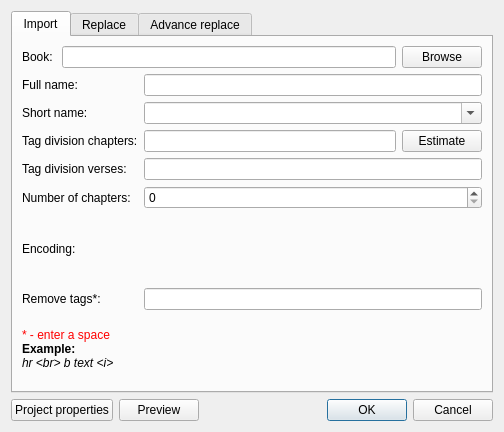
<?xml version="1.0" encoding="UTF-8"?>
<ui version="4.0">
 <class>ImportBookDialog</class>
 <widget class="QDialog" name="ImportBookDialog">
  <property name="geometry">
   <rect>
    <x>0</x>
    <y>0</y>
    <width>504</width>
    <height>432</height>
   </rect>
  </property>
  <property name="windowTitle">
   <string>Import book</string>
  </property>
  <layout class="QGridLayout" name="gridLayout_5">
   <item row="0" column="0" colspan="4">
    <widget class="QTabWidget" name="tabWidget">
     <property name="currentIndex">
      <number>0</number>
     </property>
     <widget class="QWidget" name="tab">
      <attribute name="title">
       <string>Import</string>
      </attribute>
      <layout class="QGridLayout" name="gridLayout_2">
       <item row="0" column="0" colspan="3">
        <layout class="QGridLayout" name="gridLayout">
         <item row="0" column="0">
          <widget class="QLabel" name="label_8">
           <property name="text">
            <string>Book: </string>
           </property>
          </widget>
         </item>
         <item row="0" column="1">
          <widget class="QLineEdit" name="LEFilePath"/>
         </item>
         <item row="0" column="2">
          <widget class="QPushButton" name="pBBrowse">
           <property name="text">
            <string>Browse</string>
           </property>
          </widget>
         </item>
        </layout>
       </item>
       <item row="1" column="0">
        <widget class="QLabel" name="label">
         <property name="text">
          <string>Full name:</string>
         </property>
        </widget>
       </item>
       <item row="1" column="1" colspan="2">
        <widget class="QLineEdit" name="LEFullName"/>
       </item>
       <item row="2" column="0">
        <widget class="QLabel" name="label_2">
         <property name="text">
          <string>Short name:</string>
         </property>
        </widget>
       </item>
       <item row="2" column="1" colspan="2">
        <widget class="QComboBox" name="CBShortName">
         <property name="maximumSize">
          <size>
           <width>400</width>
           <height>16777215</height>
          </size>
         </property>
         <property name="editable">
          <bool>true</bool>
         </property>
         <property name="maxVisibleItems">
          <number>15</number>
         </property>
        </widget>
       </item>
       <item row="3" column="0">
        <widget class="QLabel" name="label_3">
         <property name="text">
          <string>Tag division chapters:</string>
         </property>
        </widget>
       </item>
       <item row="3" column="1">
        <widget class="QLineEdit" name="LETagChapter"/>
       </item>
       <item row="3" column="2">
        <widget class="QPushButton" name="pBEstimate">
         <property name="text">
          <string>Estimate</string>
         </property>
        </widget>
       </item>
       <item row="4" column="0">
        <widget class="QLabel" name="label_4">
         <property name="text">
          <string>Tag division verses:</string>
         </property>
        </widget>
       </item>
       <item row="4" column="1" colspan="2">
        <widget class="QLineEdit" name="LETagVerse"/>
       </item>
       <item row="5" column="0">
        <widget class="QLabel" name="label_6">
         <property name="text">
          <string>Number of chapters:</string>
         </property>
        </widget>
       </item>
       <item row="5" column="1" colspan="2">
        <widget class="QSpinBox" name="SBCount">
         <property name="maximum">
          <number>10000</number>
         </property>
        </widget>
       </item>
       <item row="6" column="0">
        <widget class="QLabel" name="label_5">
         <property name="text">
          <string>Encoding:</string>
         </property>
        </widget>
       </item>
       <item row="6" column="1" colspan="2">
        <widget class="QLabel" name="LAEncoding">
         <property name="text">
          <string/>
         </property>
        </widget>
       </item>
       <item row="7" column="0">
        <widget class="QLabel" name="label_7">
         <property name="text">
          <string>Remove tags*:</string>
         </property>
        </widget>
       </item>
       <item row="7" column="1" colspan="2">
        <widget class="QLineEdit" name="LEHtmlFilter"/>
       </item>
       <item row="8" column="0">
        <widget class="QLabel" name="label_9">
         <property name="text">
          <string>&lt;!DOCTYPE HTML PUBLIC &quot;-//W3C//DTD HTML 4.0//EN&quot; &quot;http://www.w3.org/TR/REC-html40/strict.dtd&quot;&gt;
&lt;html&gt;&lt;head&gt;&lt;meta name=&quot;qrichtext&quot; content=&quot;1&quot; /&gt;&lt;style type=&quot;text/css&quot;&gt;
p, li { white-space: pre-wrap; }
&lt;/style&gt;&lt;/head&gt;&lt;body style=&quot; font-family:'Sans Serif'; font-size:9pt; font-weight:400; font-style:normal;&quot;&gt;
&lt;p style=&quot; margin-top:0px; margin-bottom:0px; margin-left:0px; margin-right:0px; -qt-block-indent:0; text-indent:0px;&quot;&gt;&lt;span style=&quot; color:#ff0000;&quot;&gt;* - enter a space&lt;/span&gt;&lt;/p&gt;
&lt;p style=&quot; margin-top:0px; margin-bottom:0px; margin-left:0px; margin-right:0px; -qt-block-indent:0; text-indent:0px;&quot;&gt;&lt;span style=&quot; font-weight:600; color:#000000;&quot;&gt;Example:&lt;/span&gt;&lt;/p&gt;
&lt;p style=&quot; margin-top:0px; margin-bottom:0px; margin-left:0px; margin-right:0px; -qt-block-indent:0; text-indent:0px;&quot;&gt;&lt;span style=&quot; font-style:italic; color:#000000;&quot;&gt;hr &amp;lt;br&amp;gt; b text &amp;lt;i&amp;gt;&lt;/span&gt;&lt;/p&gt;&lt;/body&gt;&lt;/html&gt;</string>
         </property>
        </widget>
       </item>
      </layout>
     </widget>
     <widget class="QWidget" name="tab_2">
      <attribute name="title">
       <string>Replace</string>
      </attribute>
      <layout class="QGridLayout" name="gridLayout_3">
       <item row="0" column="0">
        <widget class="QLabel" name="label_10">
         <property name="text">
          <string>Replace:</string>
         </property>
        </widget>
       </item>
       <item row="1" column="0">
        <widget class="QLabel" name="label_11">
         <property name="text">
          <string>Text</string>
         </property>
        </widget>
       </item>
       <item row="1" column="1">
        <widget class="QLineEdit" name="LETextReplace1A"/>
       </item>
       <item row="1" column="2">
        <widget class="QLabel" name="label_12">
         <property name="text">
          <string>replace by</string>
         </property>
        </widget>
       </item>
       <item row="1" column="3">
        <widget class="QLineEdit" name="LETextReplace1B"/>
       </item>
       <item row="2" column="0">
        <widget class="QLabel" name="label_14">
         <property name="text">
          <string>Text</string>
         </property>
        </widget>
       </item>
       <item row="2" column="1">
        <widget class="QLineEdit" name="LETextReplace1A_2"/>
       </item>
       <item row="2" column="2">
        <widget class="QLabel" name="label_13">
         <property name="text">
          <string>replace by</string>
         </property>
        </widget>
       </item>
       <item row="2" column="3">
        <widget class="QLineEdit" name="LETextReplace1B_2"/>
       </item>
       <item row="3" column="0">
        <widget class="QLabel" name="label_16">
         <property name="text">
          <string>Text</string>
         </property>
        </widget>
       </item>
       <item row="3" column="1">
        <widget class="QLineEdit" name="LETextReplace1A_3"/>
       </item>
       <item row="3" column="2">
        <widget class="QLabel" name="label_15">
         <property name="text">
          <string>replace by</string>
         </property>
        </widget>
       </item>
       <item row="3" column="3">
        <widget class="QLineEdit" name="LETextReplace1B_3"/>
       </item>
       <item row="4" column="0">
        <widget class="QLabel" name="label_18">
         <property name="text">
          <string>Text</string>
         </property>
        </widget>
       </item>
       <item row="4" column="1">
        <widget class="QLineEdit" name="LETextReplace1A_4"/>
       </item>
       <item row="4" column="2">
        <widget class="QLabel" name="label_17">
         <property name="text">
          <string>replace by</string>
         </property>
        </widget>
       </item>
       <item row="4" column="3">
        <widget class="QLineEdit" name="LETextReplace1B_4"/>
       </item>
       <item row="5" column="0">
        <widget class="QLabel" name="label_20">
         <property name="text">
          <string>Text</string>
         </property>
        </widget>
       </item>
       <item row="5" column="1">
        <widget class="QLineEdit" name="LETextReplace1A_5"/>
       </item>
       <item row="5" column="2">
        <widget class="QLabel" name="label_19">
         <property name="text">
          <string>replace by</string>
         </property>
        </widget>
       </item>
       <item row="5" column="3">
        <widget class="QLineEdit" name="LETextReplace1B_5"/>
       </item>
       <item row="6" column="1">
        <spacer name="verticalSpacer_2">
         <property name="orientation">
          <enum>Qt::Vertical</enum>
         </property>
         <property name="sizeHint" stdset="0">
          <size>
           <width>20</width>
           <height>119</height>
          </size>
         </property>
        </spacer>
       </item>
      </layout>
     </widget>
     <widget class="QWidget" name="tab_3">
      <attribute name="title">
       <string>Advance replace</string>
      </attribute>
      <layout class="QGridLayout" name="gridLayout_4">
       <item row="0" column="0">
        <widget class="QLabel" name="label_21">
         <property name="text">
          <string>This is advance replace.</string>
         </property>
        </widget>
       </item>
       <item row="1" column="0">
        <widget class="QLabel" name="label_22">
         <property name="text">
          <string>&lt;!DOCTYPE HTML PUBLIC &quot;-//W3C//DTD HTML 4.0//EN&quot; &quot;http://www.w3.org/TR/REC-html40/strict.dtd&quot;&gt;
&lt;html&gt;&lt;head&gt;&lt;meta name=&quot;qrichtext&quot; content=&quot;1&quot; /&gt;&lt;style type=&quot;text/css&quot;&gt;
p, li { white-space: pre-wrap; }
&lt;/style&gt;&lt;/head&gt;&lt;body style=&quot; font-family:'Sans Serif'; font-size:9pt; font-weight:400; font-style:normal;&quot;&gt;
&lt;p style=&quot; margin-top:0px; margin-bottom:0px; margin-left:0px; margin-right:0px; -qt-block-indent:0; text-indent:0px;&quot;&gt;To replace text, enter the form:&lt;/p&gt;
&lt;p style=&quot; margin-top:0px; margin-bottom:0px; margin-left:0px; margin-right:0px; -qt-block-indent:0; text-indent:0px;&quot;&gt;&lt;span style=&quot; font-style:italic;&quot;&gt;    &lt;/span&gt;&lt;span style=&quot; font-weight:600; font-style:italic;&quot;&gt;text:replace_text&lt;/span&gt;&lt;/p&gt;
&lt;p style=&quot; margin-top:0px; margin-bottom:0px; margin-left:0px; margin-right:0px; -qt-block-indent:0; text-indent:0px;&quot;&gt;      (use symbol : )&lt;/p&gt;
&lt;p style=&quot; margin-top:0px; margin-bottom:0px; margin-left:0px; margin-right:0px; -qt-block-indent:0; text-indent:0px;&quot;&gt;If a few changes, enter the symbol ; &lt;/p&gt;&lt;/body&gt;&lt;/html&gt;</string>
         </property>
        </widget>
       </item>
       <item row="2" column="0">
        <widget class="QLabel" name="label_23">
         <property name="text">
          <string>&lt;!DOCTYPE HTML PUBLIC &quot;-//W3C//DTD HTML 4.0//EN&quot; &quot;http://www.w3.org/TR/REC-html40/strict.dtd&quot;&gt;
&lt;html&gt;&lt;head&gt;&lt;meta name=&quot;qrichtext&quot; content=&quot;1&quot; /&gt;&lt;style type=&quot;text/css&quot;&gt;
p, li { white-space: pre-wrap; }
&lt;/style&gt;&lt;/head&gt;&lt;body style=&quot; font-family:'Sans Serif'; font-size:9pt; font-weight:400; font-style:normal;&quot;&gt;
&lt;p style=&quot; margin-top:0px; margin-bottom:0px; margin-left:0px; margin-right:0px; -qt-block-indent:0; text-indent:0px;&quot;&gt;Example:&lt;/p&gt;
&lt;p style=&quot; margin-top:0px; margin-bottom:0px; margin-left:0px; margin-right:0px; -qt-block-indent:0; text-indent:0px;&quot;&gt;1)&lt;span style=&quot; font-weight:600;&quot;&gt; &amp;lt;b&amp;gt;:&amp;lt;l&amp;gt; &lt;/span&gt;(replace &amp;lt;b&amp;gt; -&amp;gt; &amp;lt;li&amp;gt;)&lt;/p&gt;
&lt;p style=&quot; margin-top:0px; margin-bottom:0px; margin-left:0px; margin-right:0px; -qt-block-indent:0; text-indent:0px;&quot;&gt;2) &lt;span style=&quot; font-weight:600;&quot;&gt;&amp;lt;b&amp;gt;:&amp;lt;li&amp;gt;;&amp;lt;a href=text&amp;gt;:text  &lt;/span&gt;&lt;br /&gt;&lt;span style=&quot; font-style:italic;&quot;&gt;(replace &amp;lt;b&amp;gt; -&amp;gt; &amp;lt;li&amp;gt;, &amp;lt;a href=text&amp;gt; -&amp;gt; text)&lt;/span&gt;&lt;br /&gt;3)&lt;span style=&quot; font-weight:600;&quot;&gt; text:;two:one;tree:two&lt;br /&gt;&lt;/span&gt;(replace text to &amp;quot;&amp;quot; (empty), two -&amp;gt; one, three -&amp;gt; two&lt;/p&gt;&lt;/body&gt;&lt;/html&gt;</string>
         </property>
        </widget>
       </item>
       <item row="3" column="0">
        <widget class="QLineEdit" name="LETextAdnvanceReplace"/>
       </item>
       <item row="4" column="0">
        <spacer name="verticalSpacer_3">
         <property name="orientation">
          <enum>Qt::Vertical</enum>
         </property>
         <property name="sizeHint" stdset="0">
          <size>
           <width>20</width>
           <height>128</height>
          </size>
         </property>
        </spacer>
       </item>
      </layout>
     </widget>
    </widget>
   </item>
   <item row="1" column="0">
    <widget class="QPushButton" name="pBProjectProperties">
     <property name="text">
      <string>Project properties</string>
     </property>
    </widget>
   </item>
   <item row="1" column="2">
    <spacer name="horizontalSpacer">
     <property name="orientation">
      <enum>Qt::Horizontal</enum>
     </property>
     <property name="sizeHint" stdset="0">
      <size>
       <width>178</width>
       <height>20</height>
      </size>
     </property>
    </spacer>
   </item>
   <item row="1" column="3">
    <widget class="QDialogButtonBox" name="buttonBox">
     <property name="orientation">
      <enum>Qt::Horizontal</enum>
     </property>
     <property name="standardButtons">
      <set>QDialogButtonBox::Cancel|QDialogButtonBox::Ok</set>
     </property>
    </widget>
   </item>
   <item row="1" column="1">
    <widget class="QPushButton" name="pBPreview">
     <property name="text">
      <string>Preview</string>
     </property>
    </widget>
   </item>
  </layout>
 </widget>
 <resources/>
 <connections>
  <connection>
   <sender>buttonBox</sender>
   <signal>accepted()</signal>
   <receiver>ImportBookDialog</receiver>
   <slot>accept()</slot>
   <hints>
    <hint type="sourcelabel">
     <x>248</x>
     <y>254</y>
    </hint>
    <hint type="destinationlabel">
     <x>157</x>
     <y>274</y>
    </hint>
   </hints>
  </connection>
  <connection>
   <sender>buttonBox</sender>
   <signal>rejected()</signal>
   <receiver>ImportBookDialog</receiver>
   <slot>reject()</slot>
   <hints>
    <hint type="sourcelabel">
     <x>316</x>
     <y>260</y>
    </hint>
    <hint type="destinationlabel">
     <x>286</x>
     <y>274</y>
    </hint>
   </hints>
  </connection>
 </connections>
</ui>
